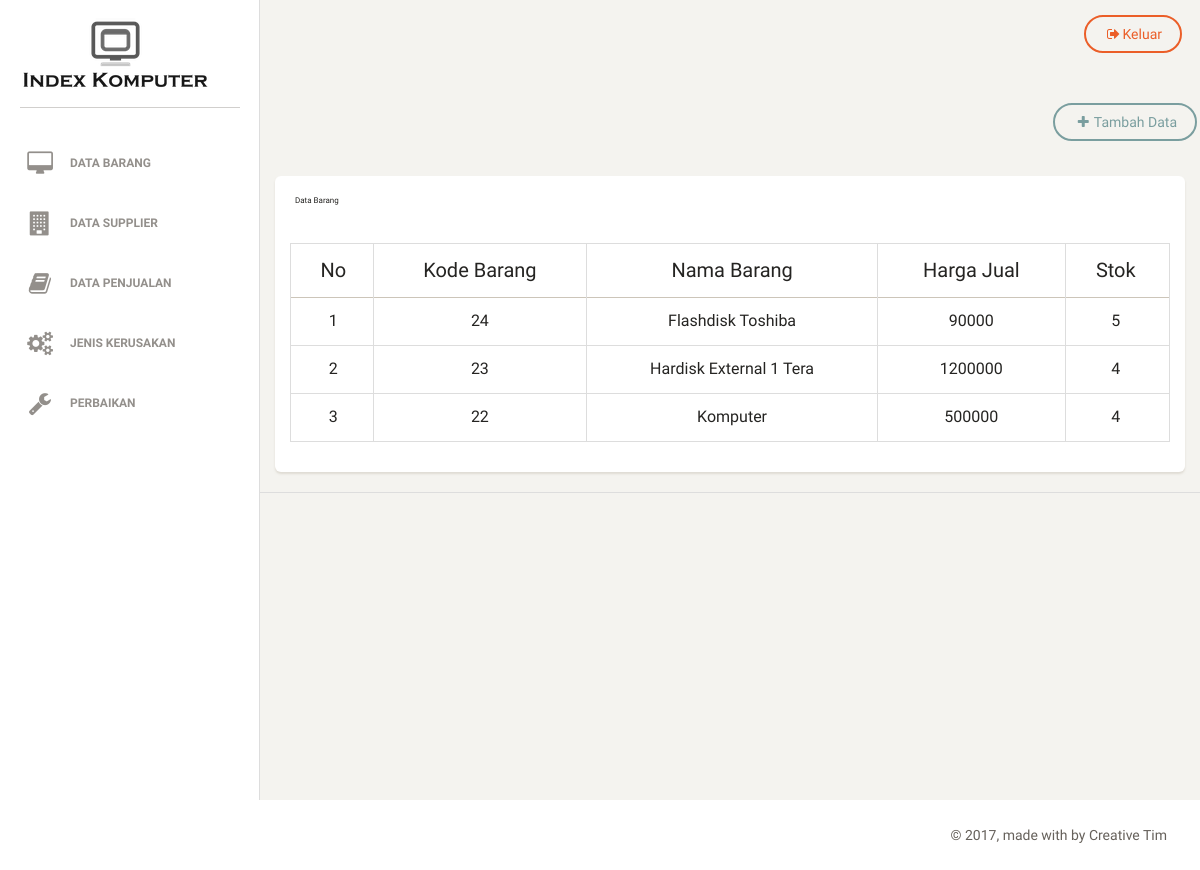
/index.php/barang, run on the app's committed database.
### tables this page shows
CREATE TABLE `barang` (
  `kode_barang` int(255) NOT NULL,
  `nama_barang` varchar(255) NOT NULL,
  `harga_jual` int(255) NOT NULL,
  `stok` int(255) NOT NULL
);

### application/controllers/Barang.php (called while the page is built, shortened)
<?php
class Barang extends CI_Controller
{
	function __construct()
	{
		$this->load->model('Barang_model');
	}
	function index()
	{
		$data['Barang']=$this->Barang_model->ambil_data();
		$this->load->view('Barang/Barang_list',$data);
	}
}
?>

### index.php (called while the page is built, shortened)
<?php
require_once BASEPATH.'core/CodeIgniter.php';

### application/models/Barang_model.php (called while the page is built, shortened)
<?php
class Barang_model extends CI_Model
{
	public $nama_table 	='barang';
	public $kode_barang	='kode_barang';
	public $order 		='DESC';
	function ambil_data(){
		$this->db->order_by($this->kode_barang,$this->order);
		return $this->db->get($this->nama_table)->result();
	}
}
 ?>

### application/views/Barang/Barang_list.php (the view, shortened to what this page needs)
<div class="row">
	<div class="col-md-12 text-right" style="margin-top:20px;margin-bottom:20px">
		<?php
		echo anchor(site_url("Barang/tambah"),'<i class ="fa fa-plus"></i>Tambah Data','class="btn btn-primary"');?>
	</div>
</div>
<div class="content">
	<div class="container-fluid">
		<div class="row">
			<div class="col-md-12">
				<div class="card">
					<div class="header">
						<h4 class="title">Data Barang</h4>
						<br>
					</div>
					<section class="content">
						<div class="row">
							<div class="col-xs-12">
								<div class="box">
									<div class="box-body">
										<table id="example1" class="table table-bordered table-hover">
											<thead>
												<tr>
													<th style="text-align:center; vertical-align:middle;">No</th>
													<th style="text-align:center; vertical-align:middle;">Kode Barang</th>
													<th style="text-align:center; vertical-align:middle;">Nama Barang</th>
													<th style="text-align:center; vertical-align:middle;">Harga Jual</th>
													<th style="text-align:center; vertical-align:middle;">Stok</th>
												</tr>
											</thead>
											<tbody>
												<?php foreach ($Barang as $key => $value) {?>
													<tr>
														<td align="center" style="vertical-align:middle;"><?php echo $key+1; ?></td>
														<td align="center" style="vertical-align:middle;"><?php echo $value->kode_barang; ?></td>
														<td align="center" style="vertical-align:middle;"><?php echo $value->nama_barang; ?></td>
														<td align="center" style="vertical-align:middle;"><?php echo $value->harga_jual; ?></td>
														<td align="center" style="vertical-align:middle;"><?php echo $value->stok; ?></td>
													</tr>
													<?php } ?>
												</tbody>
											</table>
										</div>
						</div>
					</section>
				</div>
			</div>
		</div>
	</div>
</div>

### data on the page
barang: kode_barang "24", nama_barang "Flashdisk Toshiba", harga_jual "90000", stok "5"
barang: kode_barang "23", nama_barang "Hardisk External 1 Tera", harga_jual "1200000", stok "4"
barang: kode_barang "22", nama_barang "Komputer", harga_jual "500000", stok "4"
